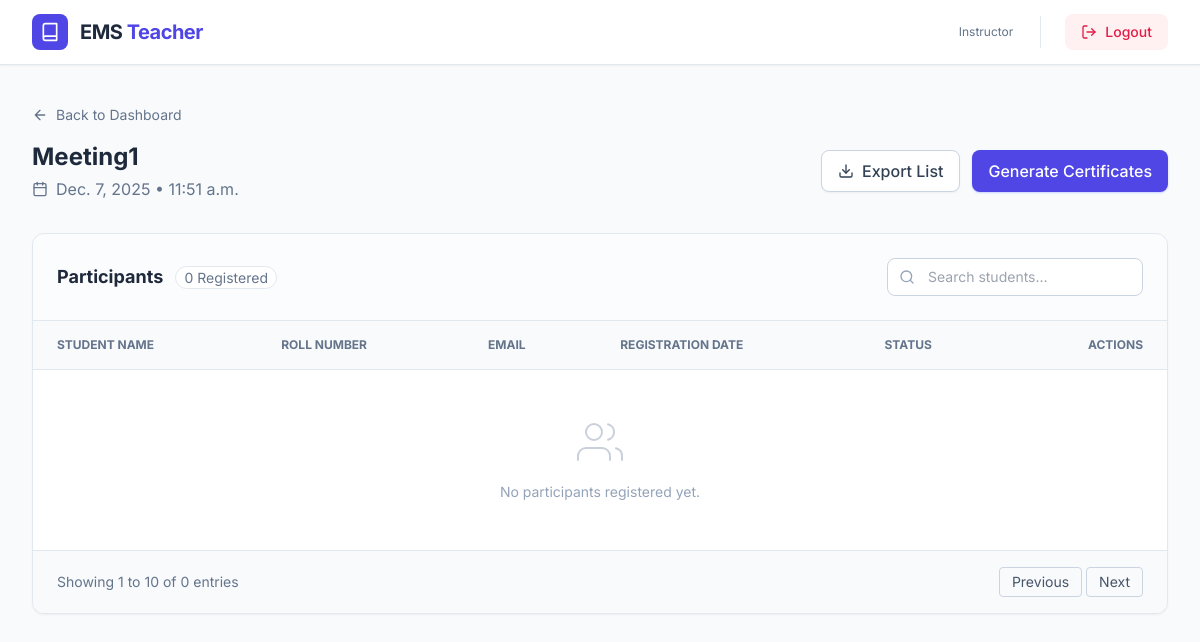
The app's page /manage_participants/1/ with its own data.
### userapp/models.py (models this page shows, shortened)
class Event(models.Model):
    title = models.CharField(max_length=200)
    description = models.TextField()
    EVENT_TYPE_CHOICES = (
        ('workshop', 'Workshop'),
        ('seminar', 'Seminar'),
        ('cultural_fest', 'Cultural Fest'),
        ('sports_event', 'Sports Event'),
        ('club_event', 'Club Event'),
        ('exam_related', 'Exam Related'),
    )
    event_type = models.CharField(max_length=50, choices=EVENT_TYPE_CHOICES)
    department = models.CharField(max_length=100)
    date = models.DateField()
    start_time = models.TimeField()
    end_time = models.TimeField()
    venue = models.CharField(max_length=150)
    staff_coordinators = models.CharField(max_length=255)
    equipment_required = models.TextField(blank=True, null=True)
    STATUS_CHOICES = (
        ('pending', 'Pending'),
        ('approved', 'Approved'),
        ('rejected', 'Rejected'),
    )
    status = models.CharField(max_length=20, choices=STATUS_CHOICES, default='pending')
    created_by_id = models.IntegerField()

### userapp/views.py (the view)
# urls.py: path("manage_participants/<int:event_id>/", views.manage_participants, name="manage_participants"),
def manage_participants(request, event_id):
    event = get_object_or_404(Event, id=event_id)
    participants = Participant.objects.filter(event=event)
    return render(request, "manage_participants.html", {
        "event": event,
        "participants": participants
    })

### templates/manage_participants.html (shortened to what this page needs)
<!DOCTYPE html>
<html lang="en">
<head>
    <script src="https://cdn.tailwindcss.com"></script>
</head>
<body class="bg-slate-50 min-h-screen flex flex-col">
    <nav class="bg-white border-b border-slate-200 sticky top-0 z-20 shadow-sm">
        <div class="max-w-7xl mx-auto px-4 sm:px-6 lg:px-8">
            <div class="flex justify-between h-16">
                <div class="flex items-center gap-3">
                    <div class="bg-indigo-600 p-2 rounded-lg text-white">
                        <svg xmlns="http://www.w3.org/2000/svg" width="20" height="20" viewBox="0 0 24 24" fill="none" stroke="currentColor" stroke-width="2" stroke-linecap="round" stroke-linejoin="round"><path d="M4 19.5v-15A2.5 2.5 0 0 1 6.5 2H20v20H6.5a2.5 2.5 0 0 1 0-5H20"/></svg>
                    </div>
                    <span class="font-bold text-xl text-slate-800 tracking-tight">EMS <span class="text-indigo-600">Teacher</span></span>
                </div>
                <div class="flex items-center gap-4">
                    <div class="text-right hidden sm:block">
                        <p class="text-xs text-slate-500">Instructor</p>
                    </div>
                    <div class="h-8 w-1 border-r border-slate-200 mx-2"></div>
                    <a href="/logout" class="flex items-center gap-2 text-sm font-medium text-rose-600 hover:text-rose-700 bg-rose-50 hover:bg-rose-100 px-4 py-2 rounded-lg transition-colors">
                        <svg xmlns="http://www.w3.org/2000/svg" width="16" height="16" viewBox="0 0 24 24" fill="none" stroke="currentColor" stroke-width="2" stroke-linecap="round" stroke-linejoin="round"><path d="M9 21H5a2 2 0 0 1-2-2V5a2 2 0 0 1 2-2h4"/><polyline points="16 17 21 12 16 7"/><line x1="21" y1="12" x2="9" y2="12"/></svg>
                        Logout
                    </a>
                </div>
            </div>
        </div>
    </nav>
    <main class="flex-grow max-w-7xl mx-auto px-4 sm:px-6 lg:px-8 py-10 w-full">
        <div class="mb-8">
            <a href="teacher_dashboard.html" class="inline-flex items-center text-sm text-slate-500 hover:text-indigo-600 mb-4 transition-colors">
                <svg xmlns="http://www.w3.org/2000/svg" width="16" height="16" viewBox="0 0 24 24" fill="none" stroke="currentColor" stroke-width="2" stroke-linecap="round" stroke-linejoin="round" class="mr-2"><path d="M19 12H5M12 19l-7-7 7-7"/></svg>
                Back to Dashboard
            </a>
            <div class="flex flex-col md:flex-row md:items-center justify-between gap-4">
                <div>
                    <h1 class="text-2xl font-bold text-slate-800">{{ event.title }}</h1>
                    <p class="text-slate-500 mt-1 flex items-center gap-2">
                        {{ event.date }} • {{ event.start_time }}
                    </p>
                </div>
                <div class="flex gap-3">
                    <button class="px-4 py-2 bg-white border border-slate-300 text-slate-700 font-medium rounded-lg hover:bg-slate-50 transition-colors shadow-sm flex items-center gap-2">
                        <svg xmlns="http://www.w3.org/2000/svg" width="16" height="16" viewBox="0 0 24 24" fill="none" stroke="currentColor" stroke-width="2" stroke-linecap="round" stroke-linejoin="round"><path d="M21 15v4a2 2 0 0 1-2 2H5a2 2 0 0 1-2-2v-4"/><polyline points="7 10 12 15 17 10"/><line x1="12" y1="15" x2="12" y2="3"/></svg>
                        Export List
                    </button>
                    <button class="px-4 py-2 bg-indigo-600 text-white font-medium rounded-lg hover:bg-indigo-700 transition-colors shadow-sm shadow-indigo-200">
                        Generate Certificates
                    </button>
                </div>
            </div>
        </div>
        <div class="bg-white rounded-xl shadow-sm border border-slate-200 overflow-hidden">
            <div class="p-6 border-b border-slate-200 bg-slate-50/50 flex flex-col sm:flex-row justify-between items-center gap-4">
                <h2 class="text-lg font-bold text-slate-800">Participants <span class="ml-2 text-sm font-normal text-slate-500 bg-white px-2 py-0.5 rounded-full border border-slate-200">{{ participants.count }} Registered</span></h2>
                <div class="relative w-full sm:w-64">
                    <input type="text" placeholder="Search students..." class="w-full pl-10 pr-4 py-2 border border-slate-300 rounded-lg focus:ring-2 focus:ring-indigo-500 focus:border-indigo-500 outline-none text-sm">
                    <div class="absolute inset-y-0 left-0 pl-3 flex items-center pointer-events-none text-slate-400">
                    </div>
                </div>
            </div>
            <div class="overflow-x-auto">
                <table class="w-full text-left border-collapse">
                    <thead class="bg-slate-50 text-slate-500 text-xs uppercase font-semibold">
                        <tr>
                            <th class="px-6 py-4 border-b border-slate-200">Student Name</th>
                            <th class="px-6 py-4 border-b border-slate-200">Roll Number</th>
                            <th class="px-6 py-4 border-b border-slate-200">Email</th>
                            <th class="px-6 py-4 border-b border-slate-200">Registration Date</th>
                            <th class="px-6 py-4 border-b border-slate-200">Status</th>
                            <th class="px-6 py-4 border-b border-slate-200 text-right">Actions</th>
                        </tr>
                    </thead>
                    <tbody class="divide-y divide-slate-100 text-sm">
                        {% for p in participants %}
                        <tr class="hover:bg-slate-50 transition-colors group">
                            <td class="px-6 py-4 font-medium text-slate-800">{{ p.student_name }}</td>
                            <td class="px-6 py-4 text-slate-600">{{ p.student_email }}</td>
                            <td class="px-6 py-4 text-slate-600">{{ p.registration_date }}</td>
                            <td class="px-6 py-4">
                                {% if p.attended %}
                                    <span class="inline-flex items-center px-2.5 py-0.5 rounded-full text-xs font-medium bg-green-100 text-green-800">Present</span>
                                {% else %}
                                    <span class="inline-flex items-center px-2.5 py-0.5 rounded-full text-xs font-medium bg-slate-100 text-slate-600">Registered</span>
                                {% endif %}
                            </td>
                            <td class="px-6 py-4 text-right">
                                <div class="flex justify-end gap-2 opacity-0 group-hover:opacity-100 transition-opacity">
                                    {% if not p.attended %}
                                    <a href="{% url 'mark_attendance' p.id %}" class="text-xs font-medium text-indigo-600 hover:text-indigo-800 bg-indigo-50 px-3 py-1.5 rounded hover:bg-indigo-100 transition-colors">
                                        Mark Present
                                    </a>
                                    {% else %}
                                    <a href="{% url 'unmark_attendance' p.id %}" class="text-xs font-medium text-slate-500 hover:text-slate-700 bg-slate-100 px-3 py-1.5 rounded hover:bg-slate-200 transition-colors">
                                        Undo
                                    </a>
                                    {% endif %}
                                    <button class="text-rose-500 hover:text-rose-700 p-1.5 hover:bg-rose-50 rounded transition-colors" title="Remove Participant">
                                        <svg xmlns="http://www.w3.org/2000/svg" width="16" height="16" viewBox="0 0 24 24" fill="none" stroke="currentColor" stroke-width="2" stroke-linecap="round" stroke-linejoin="round"><path d="M3 6h18"/><path d="M19 6v14c0 1-1 2-2 2H7c-1 0-2-1-2-2V6"/><path d="M8 6V4c0-1 1-2 2-2h4c1 0 2 1 2 2v2"/></svg>
                                    </button>
                                </div>
                            </td>
                        </tr>
                        {% empty %}
                        <tr>
                            <td colspan="6" class="px-6 py-12 text-center text-slate-400">
                                No participants registered yet.
                            </td>
                        </tr>
                        {% endfor %}
                    </tbody>
                </table>
            </div>
            <div class="px-6 py-4 border-t border-slate-200 bg-slate-50 flex justify-between items-center">
                <p class="text-sm text-slate-500">Showing 1 to 10 of {{ participants.count }} entries</p>
                <div class="flex gap-1">
                    <button class="px-3 py-1 border border-slate-300 rounded hover:bg-white text-slate-600 text-sm disabled:opacity-50">Previous</button>
                    <button class="px-3 py-1 border border-slate-300 rounded hover:bg-white text-slate-600 text-sm">Next</button>
                </div>
            </div>
        </div>
    </main>
</body>
</html>

### templates/manage_participants.html (style rules this page uses)
body { font-family: 'Inter', sans-serif; }

### records on screen
Event: title "Meeting1", date "Dec. 7, 2025", start_time "11:51 a.m."

### other values on screen
{{ participants.count }} "0"
